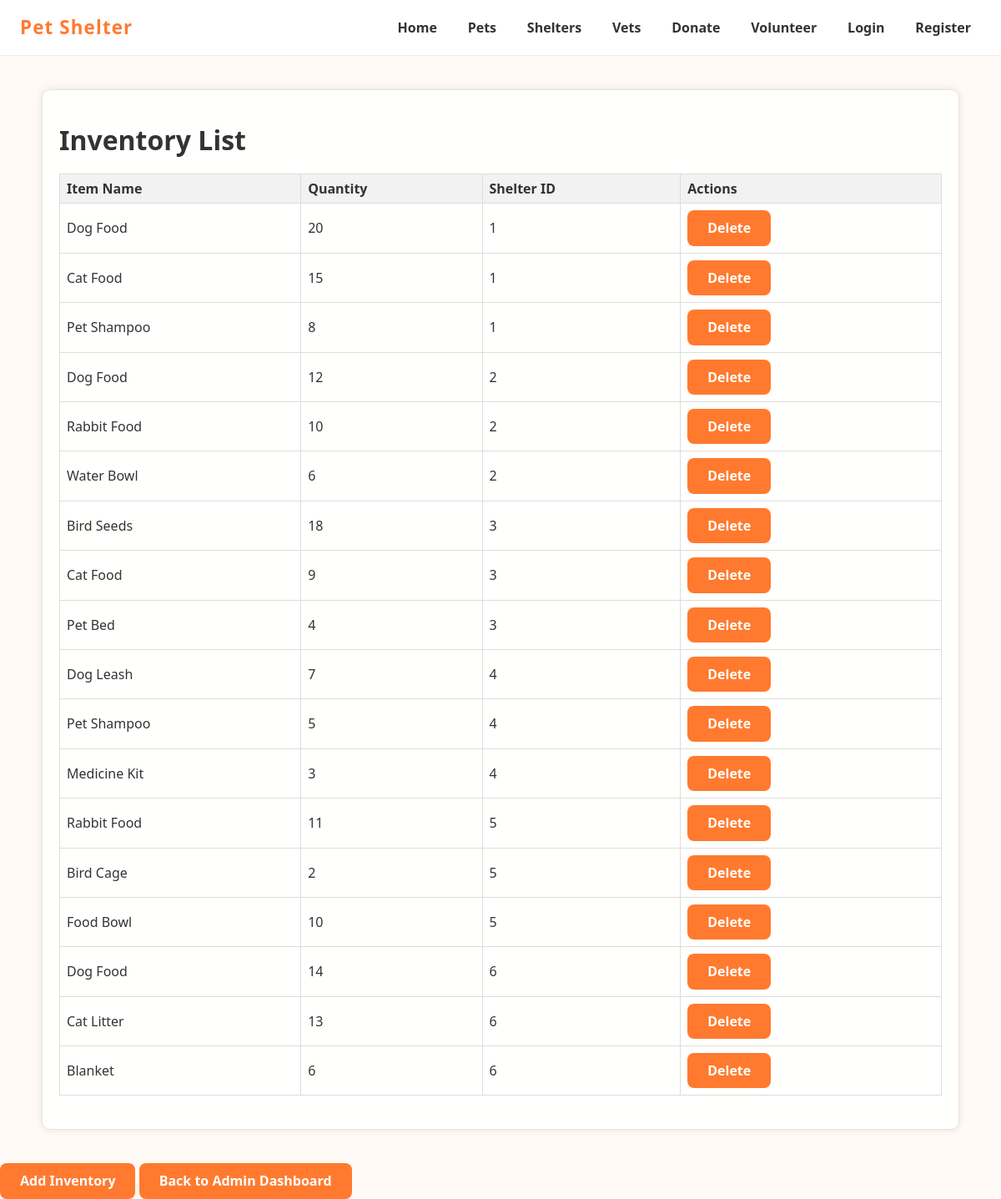
The page /pet_shelter_db/admin/view_inventory.php (signed in) on the database its author committed.
### tables this page shows
CREATE TABLE `inventory` (
  `item_id` int(11) NOT NULL,
  `item_name` varchar(100) DEFAULT NULL,
  `quantity` int(11) DEFAULT NULL,
  `shelter_id` int(11) DEFAULT NULL
);

### pet_shelter_db/admin/view_inventory.php (the view, shortened to what this page needs)
<?php
include("../includes/db_connect.php");
$query = "SELECT * FROM inventory";
$result = mysqli_query($conn, $query);
?>
<!DOCTYPE html>
<html lang="en">
<head>
    <link rel="stylesheet" href="../css/style.css">
</head>
<body>
<div class="navbar">
    <div class="logo">Pet Shelter</div>
    <div class="menu-links">
        <a href="../index.php">Home</a>
        <a href="../pets.php">Pets</a>
        <a href="../shelters.php">Shelters</a>
        <a href="../vets.php">Vets</a>
        <a href="../donate.php">Donate</a>
        <a href="../volunteer.php">Volunteer</a>
        <a href="../login.php">Login</a>
        <a href="../register.php">Register</a>
    </div>
</div>
<div class="panel">
    <h1>Inventory List</h1>
    <?php
    if (mysqli_num_rows($result) > 0) {
        echo "<table class='data-table'>";
        echo "<tr><th>Item Name</th><th>Quantity</th><th>Shelter ID</th><th>Actions</th></tr>";
        while ($row = mysqli_fetch_assoc($result)) {
            echo "<tr>";
            echo "<td>" . $row['item_name'] . "</td>";
            echo "<td>" . $row['quantity'] . "</td>";
            echo "<td>" . $row['shelter_id'] . "</td>";
            echo "<td><a href='delete_inventory.php?item_id=" . $row['item_id'] . "' class='btn'>Delete</a></td>";
            echo "</tr>";
        }
        echo "</table>";
    } else {
        echo "<p>No items in inventory.</p>";
    }
    ?>
</div>
<a class="btn" href="add_inventory.php">Add Inventory</a>
<a class="btn" href="dashboard.php">Back to Admin Dashboard</a>
</body>
</html>

### pet_shelter_db/css/style.css (style rules this page uses)
html { line-height: 1.15; -webkit-text-size-adjust: 100%; }
body { margin: 0; }
h1 { font-size: 2em; margin: 0.67em 0; }
a { background-color: transparent; }
:root { --main-bg: #fffaf5; --accent: #ff7a2f; --accent-dark: #e5671f; --text: #333; --muted: #777; --radius: 10px; --shadow: 0 0 10px rgba(0,0,0,0.1); }
* { box-sizing: border-box; }
body { margin: 0; padding: 0; font-family: 'Segoe UI', Tahoma, Geneva, Verdana, sans-serif; color: var(--text); background-color: var(--main-bg); background-image: url('../pet.jpg'); background-position: center; background-size: cover; background-repeat: no-repeat; min-height: 100vh; }
a { color: var(--accent); text-decoration: none; font-weight: 600; }
.navbar { display: flex; justify-content: space-between; align-items: center; padding: 16px 24px; background: rgba(255, 255, 255, 0.92); backdrop-filter: blur(8px); border-bottom: 1px solid #eee; position: sticky; top: 0; z-index: 50; }
.logo { font-size: 1.4rem; font-weight: 900; color: var(--accent); letter-spacing: 0.05em; }
.menu-links { display: flex; gap: 0.8rem; list-style: none; margin: 0; padding: 0; }
.menu-links a { color: var(--text); text-decoration: none; font-weight: 600; padding: 8px 12px; border-radius: 6px; transition: all 0.2s ease; }
.btn { display: inline-block; background-color: var(--accent); color: white; padding: 12px 24px; border-radius: 8px; font-weight: 700; text-decoration: none; transition: background-color 0.2s ease; }
.panel { width: min(95%, 1100px); margin: 2.5rem auto; padding: 20px; background: rgba(255,255,255,0.92); border-radius: var(--radius); box-shadow: var(--shadow); border: 1px solid #f2e1d7; }
.panel a { margin-right: 10px; }
.data-table { width: 100%; border-collapse: collapse; margin: 20px 0; }
.data-table th, .data-table td { border: 1px solid #ddd; padding: 8px; text-align: left; }
.data-table th { background-color: #f2f2f2; }

### rows shown on the page
inventory: item_name "Dog Food", quantity "20", shelter "1"
inventory: item_name "Cat Food", quantity "15", shelter "1"
inventory: item_name "Pet Shampoo", quantity "8", shelter "1"
inventory: item_name "Dog Food", quantity "12", shelter "2"
inventory: item_name "Rabbit Food", quantity "10", shelter "2"
inventory: item_name "Water Bowl", quantity "6", shelter "2"
inventory: item_name "Bird Seeds", quantity "18", shelter "3"
inventory: item_name "Cat Food", quantity "9", shelter "3"
inventory: item_name "Pet Bed", quantity "4", shelter "3"
inventory: item_name "Dog Leash", quantity "7", shelter "4"
inventory: item_name "Pet Shampoo", quantity "5", shelter "4"
inventory: item_name "Medicine Kit", quantity "3", shelter "4"
inventory: item_name "Rabbit Food", quantity "11", shelter "5"
inventory: item_name "Bird Cage", quantity "2", shelter "5"
inventory: item_name "Food Bowl", quantity "10", shelter "5"
inventory: item_name "Dog Food", quantity "14", shelter "6"
inventory: item_name "Cat Litter", quantity "13", shelter "6"
inventory: item_name "Blanket", quantity "6", shelter "6"
